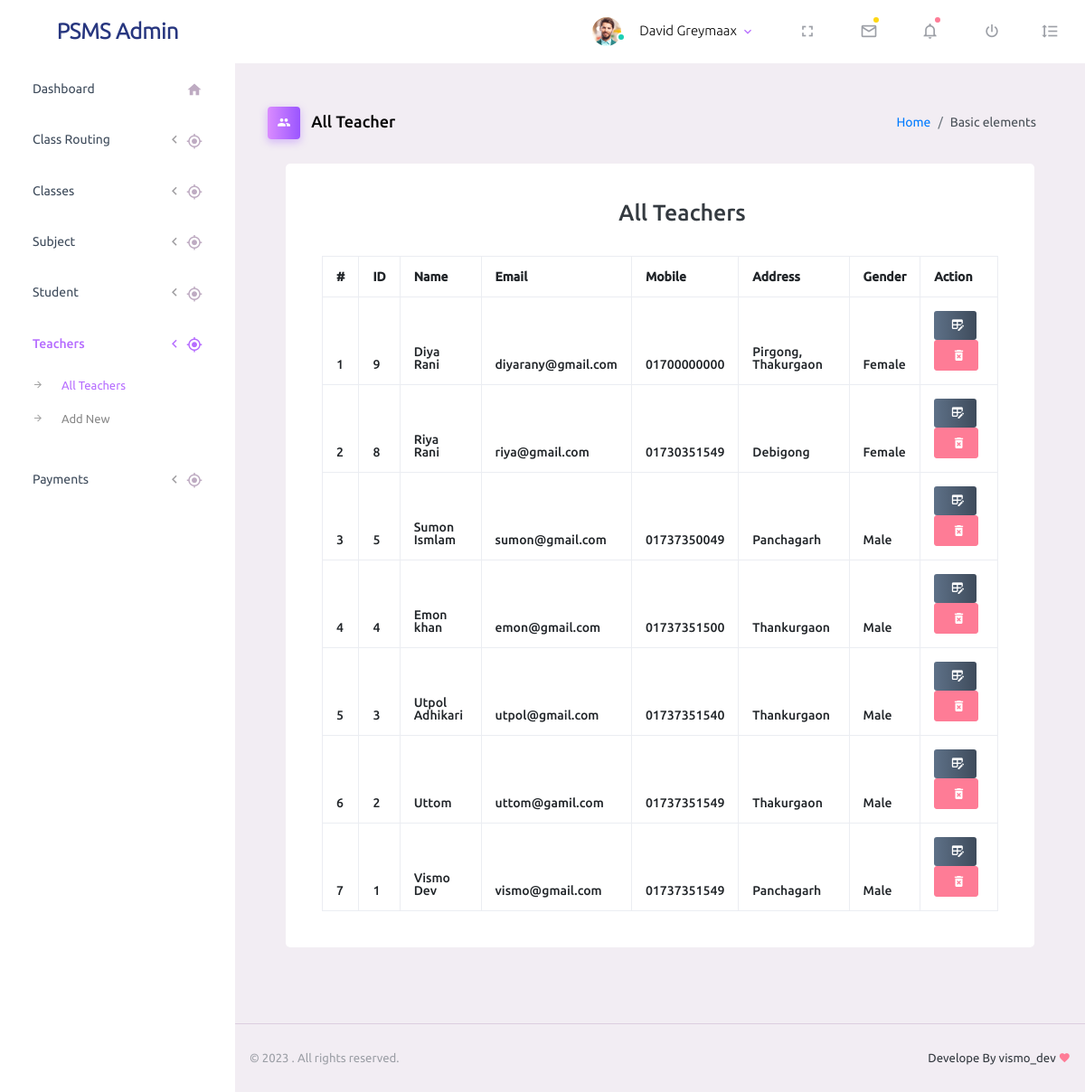
Page /teacher-all.php (signed in) on the committed database.
### tables this page shows
CREATE TABLE `teachers` (
  `id` int(11) NOT NULL,
  `name` varchar(255) NOT NULL,
  `email` varchar(255) NOT NULL,
  `mobile` varchar(255) NOT NULL,
  `address` varchar(255) DEFAULT NULL,
  `gender` varchar(100) DEFAULT NULL,
  `password` varchar(255) NOT NULL,
  `created_at` datetime NOT NULL
);

### teacher-all.php (the view)
<?php require_once('header.php'); ?>
    <div class="page-header">
        <h3 class="page-title">
            <span class="page-title-icon bg-gradient-primary text-white mr-2">
            <i class="mdi mdi-account-multiple"></i>
            </span>
            All Teacher
        </h3>
        <nav aria-label="breadcrumb">
            <ol class="breadcrumb">
                <li class="breadcrumb-item"><a href="index.php">Home</a></li>
                <li class="breadcrumb-item active" aria-current="page">Basic elements</li>
            </ol>
        </nav>
    </div>
    <div class="col-md-12 grid-margin stretch-card">
        <div class="card">
            <div class="card-body">
            <div class="form-group row">
                <div class="col-sm-7 ml-auto">
                    <h3>All Teachers</h3>
                </div>
            </div>
                <table class="table table-bordered">
                    <thead>
                        <tr>
                            <th><b>#</b></th>
                            <th><b>ID</b></th>
                            <th><b>Name</b></th>
                            <th><b>Email</b></th>
                            <th><b>Mobile</b></th>
                            <th><b>Address</b></th>
                            <th><b>Gender</b></th>
                            <th><b>Action</b></th>
                        </tr>
                    </thead>
                    <thead>
                        <?php
                            $stm = $pdo->prepare("SELECT * FROM teachers ORDER BY id DESC");
                            $stm->execute();
                            $teacherList = $stm->fetchAll(PDO::FETCH_ASSOC);
                            $i=1;
                            foreach($teacherList as $teacher):
                        ?>
                        <tr>
                            <th><?php echo $i; $i++;?></th>
                            <th><?php echo $teacher['id']?></th>
                            <th><?php echo $teacher['name']?></th>
                            <th><?php echo $teacher['email']?></th>
                            <th><?php echo $teacher['mobile']?></th>
                            <th><?php echo $teacher['address']?></th>
                            <th><?php echo $teacher['gender']?></th>
                            <th>
                                <a href="teacher-edit.php?id=<?php echo $teacher['id'] ?>" class="btn btn-sm btn-gradient-dark"><i class="mdi mdi-table-edit"></i></a>
                                <a onclick="return confirm('Are You Sure?');" href="teacher-delete.php?id=<?php echo $teacher['id'] ?>" class="btn btn-sm btn-danger"><i class="mdi mdi-delete-forever"></i></a>
                            </th>
                        </tr>
                        <?php endforeach; ?>
                    </thead>
                </table>
            </div>
        </div>
    </div>
<?php require_once('footer.php'); ?>

### rows in the picture
teachers: id "9", name "Diya Rani", email "diyarany@gmail.com", mobile "01700000000", address "Pirgong, Thakurgaon", gender "Female"
teachers: id "8", name "Riya Rani", email "riya@gmail.com", mobile "01730351549", address "Debigong", gender "Female"
teachers: id "5", name "Sumon Ismlam", email "sumon@gmail.com", mobile "01737350049", address "Panchagarh", gender "Male"
teachers: id "4", name "Emon khan", email "emon@gmail.com", mobile "01737351500", address "Thankurgaon", gender "Male"
teachers: id "3", name "Utpol Adhikari", email "utpol@gmail.com", mobile "01737351540", address "Thankurgaon", gender "Male"
teachers: id "2", name "Uttom", email "uttom@gamil.com", mobile "01737351549", address "Thakurgaon", gender "Male"
teachers: id "1", name "Vismo Dev", email "vismo@gmail.com", mobile "01737351549", address "Panchagarh", gender "Male"
